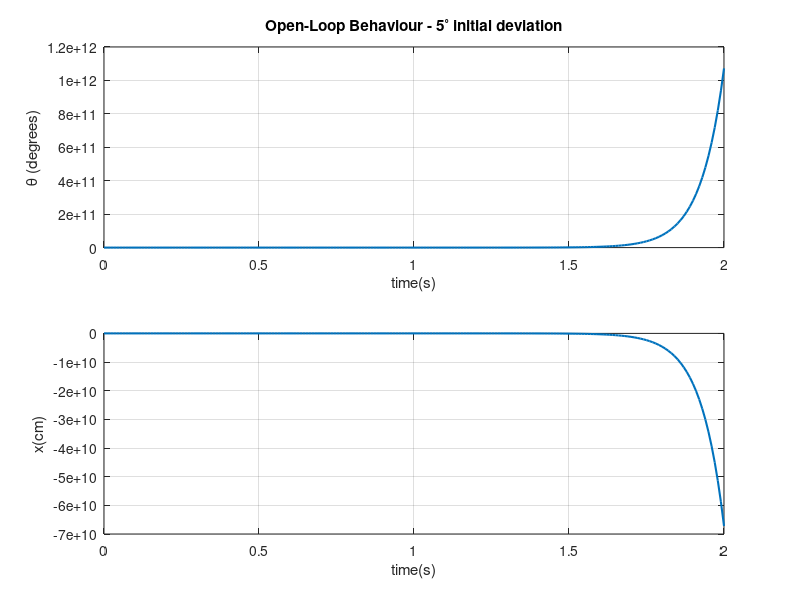

Source code (MATLAB):
%% System Parameters
m_w = 0.040;     % wheel mass (kg)
m_b = 0.708;     % body mass (kg)
r   = 0.0325;    % wheel radius(m)
L   = 0.042;     % distance of CoM (m)
g   = 9.81;      % gravity acceleration(m/s^2)
I_b = 0.0014455; % moment of inertia of the body (kg.m^2)

%% Derived Constants
M1 = 3*m_w + m_b;
M2 = m_b * L;
I_t = m_b*L^2 + I_b;
Dt = M1*I_t- M2^2; %determinant

%% State-space Matrices
A = [0 1 0 0; 0 0 -M2*m_b*g*L/Dt 0; 0 0 0 1; 0 0 M1 *m_b*g*L/Dt 0];
B = [0; (I_t/r +M2)/Dt; 0; -(M1+M2/r)/Dt ];
C = eye(4); %identity matrix (create 4x4 matrix)
D = zeros(4,1); % create 4x1 zero matrix
%C and D matrices are output matrixes: y = Cq +Du

sys_open = ss(A,B,C,D); % create a continuous-time state-space model 
disp('Open-Loop eigenvalues:') % open-loop eigenvalues		
disp(eig(A))% Show matrix A's eigenvalues		

%% Initial Condition
theta0 = 5* pi/180; %5 degree(chosen)conveted the radian
x0 = [0;0;theta0;0]; % variables on the system [x,xdot,theta,thetadot]
t = 0:0.01:2; %time from 0 sec to 2 secs, 10ms period

%% Working on Simulation
[y, t_out, xout] = initial(sys_open,x0,t);

%% Plot results
figure;
subplot(2,1,1);
plot(t_out,y(:,3)*180/pi,'LineWidth',1.5); %% convert from radian to angle
ylabel('\theta (degrees)');
xlabel('time(s)');
title('Open-Loop Behaviour - 5^\circ initial deviation');
grid on;

subplot(2,1,2);
plot(t_out, y(:,1)*100, 'LineWidth', 1.5);
ylabel('x(cm)');
xlabel('time(s)');
grid on;
     
